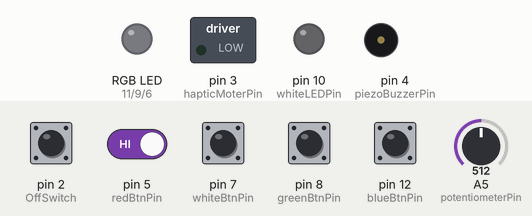
Simulated run of this sketch. Board: Arduino Uno, built with avr-gcc and run on an emulated ATmega328P. Parts: switched loads named in the sketch (green lamp = pin HIGH), an RGB LED mixed from three pins (HIGH = lit), output pins drawn as LEDs (lit = HIGH), buzzer (waves = sounding). The test bench sets the inputs (shaded band); at power-on: pin 2 (OffSwitch), pin 5 (redBtnPin), pin 7 (whiteBtnPin), pin 8 (greenBtnPin), pin 12 (blueBtnPin) HIGH, A5 (potentiometerPin) = 512. Random numbers use the default seed unless the sketch sets one; what the sketch prints to the serial monitor is not drawn.

Above: at 1.2 s.
1.3 s: pin 2 (OffSwitch) pulled LOW for 1 s
At 2.05 s:
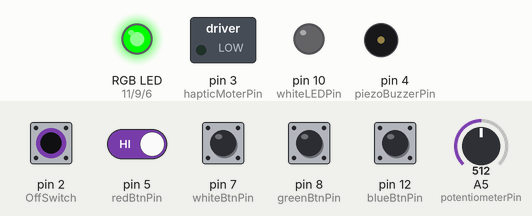
3.8 s: pin 2 (OffSwitch) pulled LOW for 0.15 s
At 5.1 s:
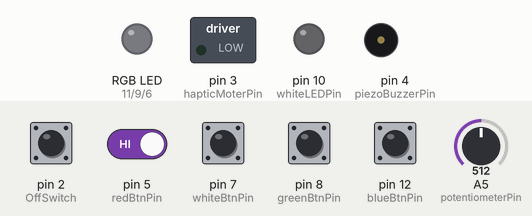
5.4 s: pin 2 (OffSwitch) pulled LOW for 0.15 s
7.0 s: pin 2 (OffSwitch) driven LOW and pin 5 (redBtnPin) driven LOW
At 8.1 s:
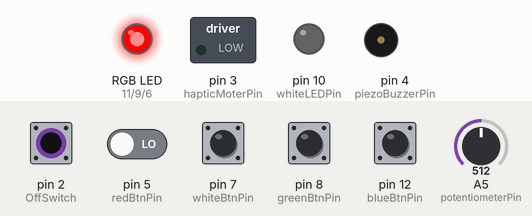
8.5 s: pin 5 (redBtnPin) driven HIGH
At 10.1 s:
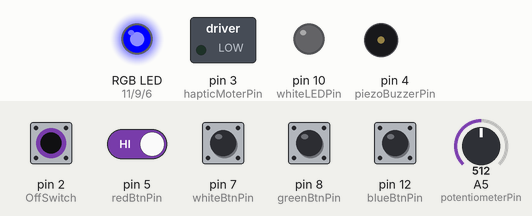
11.5 s: pin 5 (redBtnPin) driven LOW
Timing chart, 0 to 15.5 s (numbered marks = the images above; inputs shaded):
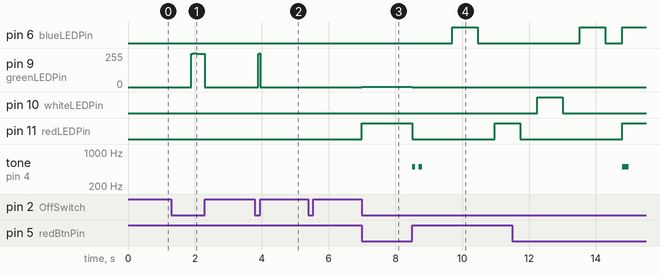

The sketch:

stage_5.ino
```cpp
// Displays a sequence of lights and tones, then checks whether the user repeats the sequence correctly, with
// Correct and Incorrect responses respectively acknowledged by the two animations developed in Stage 4.
//  Responds to user input by illuminating a pressed button and sounding a corresponding tone for a specified duration
// Creates outputs of light and sound.
const int ledBtnCount = 4;

const int greenLEDPin = 9;
const int whiteLEDPin = 10;
const int redLEDPin = 11;
const int blueLEDPin = 6;
const int ledVars[ledBtnCount] = {greenLEDPin, whiteLEDPin, redLEDPin, blueLEDPin};

const int greenBtnPin = 8;
const int whiteBtnPin = 7;
const int redBtnPin = 5;
const int blueBtnPin = 12;
const int btnVars[ledBtnCount] = {greenBtnPin, whiteBtnPin, redBtnPin, blueBtnPin};

const int hapticMoterPin = 3;
const int piezoBuzzerPin = 4;
const int OffSwitch = 2;
const int potentiometerPin = A5;

// Game variables
int sequenceSize = 3;
const int maxSequenceSize = 8;
int correctSequence[maxSequenceSize];
bool gameFailed = false;
bool waitForInput = true; // game is in a state waiting for the user to click a button
int fadeLEDBright;

void setup() {
  // LED Outputs
  pinMode(greenLEDPin, OUTPUT);
  pinMode(blueLEDPin, OUTPUT);
  pinMode(redLEDPin, OUTPUT);
  pinMode(whiteLEDPin, OUTPUT);
  // button inputs
  pinMode(greenBtnPin, INPUT_PULLUP);
  pinMode(whiteBtnPin, INPUT_PULLUP);
  pinMode(redBtnPin, INPUT_PULLUP);
  pinMode(blueBtnPin, INPUT_PULLUP);
  // Haptic Motor
  pinMode(hapticMoterPin, OUTPUT);
  // Piezo Buzzer
  pinMode(piezoBuzzerPin, OUTPUT);
  // On/Off Switch
  pinMode(OffSwitch, INPUT_PULLUP);
  pinMode(potentiometerPin, INPUT);

  randomSeed(millis());
  Serial.begin(9600);
}

void loop() {
    if (digitalRead(OffSwitch) == HIGH) {
        sleep();
    }

    fadeLEDBright = 128+127*cos(2*PI/2000*millis());
    analogWrite(greenLEDPin, fadeLEDBright);

    for (int i = 0; i < ledBtnCount; i++) {
        if (digitalRead(btnVars[i]) == LOW) {
            digitalWrite(ledVars[i], HIGH);
            while (digitalRead(btnVars[i]) == LOW){
                delay(100);
            }
            for (int i = 0; i < ledBtnCount; i++) {
                digitalWrite(ledVars[i], LOW);
            }
            generate_sequence();
        }
    }
}

void generate_sequence() {
    sequenceSize += 1;
    for (int i = 0; i < sequenceSize; i++) {
        correctSequence[i] = random(0, ledBtnCount);
    }
    display_sequence();
}
void display_sequence() {
    digitalWrite(greenLEDPin, LOW);
    digitalWrite(blueLEDPin, LOW);
    digitalWrite(redLEDPin, LOW);
    digitalWrite(whiteLEDPin, LOW);
    tone(piezoBuzzerPin, 500, 100);
    delay(200);
    tone(piezoBuzzerPin, 500, 100);
    delay(1000);
    for (int i = 0; i < sequenceSize; i++) {
        digitalWrite(ledVars[correctSequence[i]], HIGH);
        delay(analogRead(potentiometerPin));
        for (int bright = 255; bright >= 0; bright--) {
            analogWrite(ledVars[correctSequence[i]], bright);
            delay(1);
        }
        delay(500);
    }
    tone(piezoBuzzerPin, 500, 200);
    input_sequence();
}

void input_sequence() {
    Serial.println("input mode");
    gameFailed = false;
    for (int level = 0; level < sequenceSize && gameFailed == false; level++) {
        waitForInput = true;
        while (waitForInput == true && gameFailed == false) {
            for (int i = 0; i < ledBtnCount; i++) {
                if (digitalRead(btnVars[i]) == LOW) {
                    digitalWrite(ledVars[i], HIGH);
                    if (correctSequence[level] == i){
                        waitForInput = false;
                        tone(piezoBuzzerPin, 100, 50);
                        while (digitalRead(btnVars[i]) == LOW){
                            delay(50);
                        }
                        digitalWrite(ledVars[i], LOW);
                    } else {
                        digitalWrite(ledVars[correctSequence[level]], HIGH);
                        while (digitalRead(btnVars[i]) == LOW){
                            delay(100);
                        }
                        gameFailed = true;
                        digitalWrite(ledVars[i], LOW);
                    }
                }
            }
        }
    }
    if (gameFailed == false) {
        success();
    } else {
      failure();
    }
}

void success() {
    digitalWrite (hapticMoterPin, LOW);
    if (sequenceSize < maxSequenceSize) {
        digitalWrite (hapticMoterPin, HIGH);
        tone(piezoBuzzerPin, 400, 200);
        delay(200);
        digitalWrite (hapticMoterPin, LOW);
        generate_sequence();
    } else {
        digitalWrite(greenLEDPin, HIGH);
        digitalWrite(whiteLEDPin, HIGH);
        digitalWrite(blueLEDPin, HIGH);
        digitalWrite (hapticMoterPin, HIGH);
        tone(piezoBuzzerPin, 400, 200);
        delay(200);
        analogWrite(hapticMoterPin, 50);
        analogWrite(greenLEDPin, 50);
        delay(100);
        tone(piezoBuzzerPin, 500, 100);
        digitalWrite (hapticMoterPin, HIGH);
        delay(150);
        tone(piezoBuzzerPin, 650, 100);
        delay(150);
        tone(piezoBuzzerPin, 650, 200);
        delay(150);
        tone(piezoBuzzerPin, 650, 200);
        digitalWrite(redLEDPin, LOW);
        digitalWrite (hapticMoterPin, LOW);
        sequenceSize = 3;
    }
}
void failure() {

    for (int i = 4; i >= 0; i--)  {
        digitalWrite(redLEDPin, HIGH);
        digitalWrite (hapticMoterPin, HIGH);
        tone(piezoBuzzerPin, 200, 200);
        delay(200);
        analogWrite(hapticMoterPin, 50);
        analogWrite(redLEDPin, 50);
        delay(100);
        digitalWrite (hapticMoterPin, HIGH);
    }
    sequenceSize = 3;
    sleep();
}

void sleep() {
  digitalWrite(greenLEDPin, LOW);
  digitalWrite(blueLEDPin, LOW);
  digitalWrite(redLEDPin,    LOW);
  digitalWrite(whiteLEDPin, LOW);
  digitalWrite(hapticMoterPin, LOW);
  digitalWrite(piezoBuzzerPin, LOW);
  randomSeed(millis());
  while (digitalRead(OffSwitch) == HIGH) {
    delay(1);
  }
  loop();
}
```

Measured:
- after the input at 1.3 s, pin 9 (greenLEDPin): rises from 0/255 to 254/255 in 0.07 s, then falls to 0/255 in 0.34 s
- after the input at 3.8 s, pin 9 (greenLEDPin): rises from 0/255 to 252/255 in 0.04 s, then falls to 0/255 in 0.02 s
- after the input at 7.0 s, pin 9 (greenLEDPin): 0/255 → 1/255 at once; pin 11 (redLEDPin): LOW → HIGH at once
- after the input at 8.5 s, pin 6 (blueLEDPin): LOW → HIGH after 1.2 s, → LOW 0.77 s later; pin 9 (greenLEDPin): 1/255 → 0/255 at once; pin 11 (redLEDPin): HIGH → LOW at once, → HIGH 2.5 s later; tone on pin 4 (piezoBuzzerPin): alternates 500 Hz for 0.10 s and silent for 0.10 s, 4 changes in all, then stays silent, starting at once
